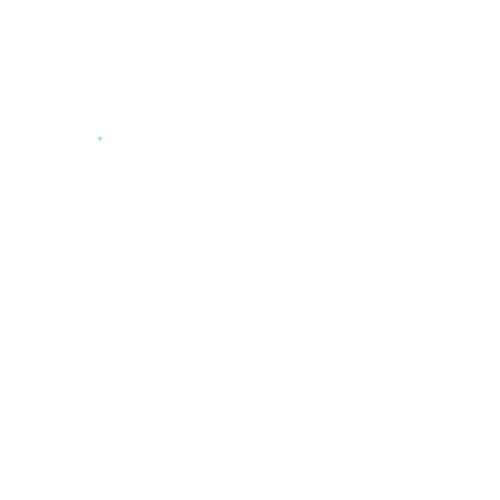
Frame 1 (no input)
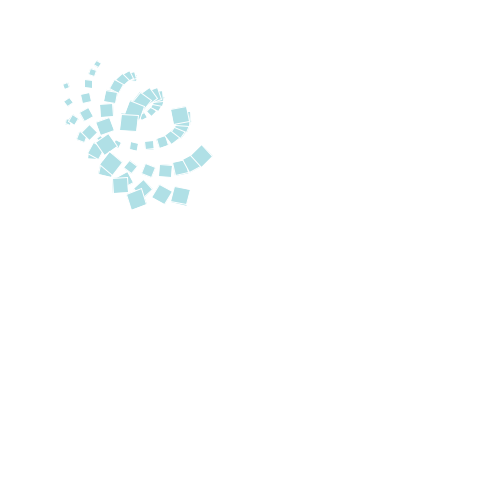
Frame 60 (the mouse pressed at the canvas centre just before this capture)
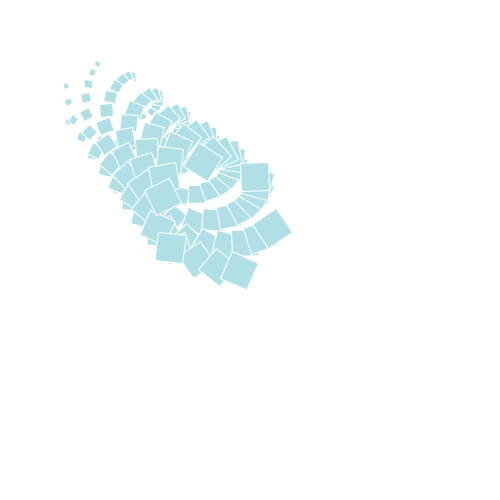
Frame 120 (the mouse held since frame 60 and released just before this capture)

The Processing sketch that drew these frames (run headless with seeded random() and noise(); from frame 60 on, the mouse is pressed at the canvas centre):

// Processing sketch: processing_118967
// ── processing_118967.pde

/*
  Rotating squares on a moving circle 
 */

// rotation angle
float angle= PI/4.0;
int move= 100;
int recta= 25;

void setup() {
  size(500, 500);
  background(255);
}

void draw() {
  //Moving zero-coordinate point
  translate(move, move);
  // rotate the rectangle
  rotate(angle);
  // draw the rectangle
  stroke(255);
  fill(176, 224, 230);
  rect(25, 25, recta*0.2, recta*0.2);
  // Increase the angle for the next rectangle
  angle++;
  // Move the center the circle
  move++;
  // increase the size of the rect
  recta++;
}
